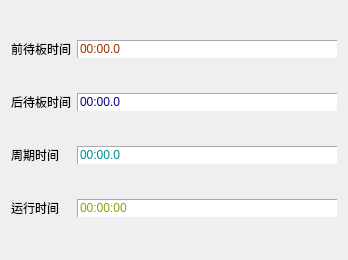
<?xml version="1.0" encoding="UTF-8"?>
<ui version="4.0">
 <class>TimeRecord</class>
 <widget class="QWidget" name="TimeRecord">
  <property name="geometry">
   <rect>
    <x>0</x>
    <y>0</y>
    <width>348</width>
    <height>260</height>
   </rect>
  </property>
  <property name="windowTitle">
   <string>时间记录</string>
  </property>
  <layout class="QGridLayout" name="gridLayout" columnstretch="0,1">
   <item row="0" column="0">
    <widget class="QLabel" name="label">
     <property name="text">
      <string>前待板时间</string>
     </property>
     <property name="buddy">
      <cstring>timeEdit</cstring>
     </property>
    </widget>
   </item>
   <item row="0" column="1">
    <widget class="QTimeEdit" name="timeEdit">
     <property name="enabled">
      <bool>false</bool>
     </property>
     <property name="styleSheet">
      <string notr="true">::up-button{width:0px;}
::down-button{width:0px;}
QTimeEdit{font: 32pt &quot;DigifaceWide&quot;;border-width:1px;border-style: inset;border-color: darkgray;color:rgb(160, 45, 0);}
</string>
     </property>
     <property name="alignment">
      <set>Qt::AlignLeading|Qt::AlignLeft|Qt::AlignVCenter</set>
     </property>
     <property name="readOnly">
      <bool>true</bool>
     </property>
     <property name="displayFormat">
      <string>mm:ss.z</string>
     </property>
    </widget>
   </item>
   <item row="3" column="0">
    <widget class="QLabel" name="label_4">
     <property name="text">
      <string>运行时间</string>
     </property>
     <property name="buddy">
      <cstring>timeEdit_4</cstring>
     </property>
    </widget>
   </item>
   <item row="3" column="1">
    <widget class="QTimeEdit" name="timeEdit_4">
     <property name="enabled">
      <bool>false</bool>
     </property>
     <property name="styleSheet">
      <string notr="true">::up-button{width:0px;}
::down-button{width:0px;}
QTimeEdit{font: 32pt &quot;DigifaceWide&quot;;border-width:1px;border-style: inset;border-color: darkgray;color:rgb(154, 154, 0);}

</string>
     </property>
     <property name="alignment">
      <set>Qt::AlignLeading|Qt::AlignLeft|Qt::AlignVCenter</set>
     </property>
     <property name="readOnly">
      <bool>true</bool>
     </property>
     <property name="displayFormat">
      <string>HH:mm:ss</string>
     </property>
    </widget>
   </item>
   <item row="1" column="0">
    <widget class="QLabel" name="label_2">
     <property name="text">
      <string>后待板时间</string>
     </property>
     <property name="buddy">
      <cstring>timeEdit_2</cstring>
     </property>
    </widget>
   </item>
   <item row="2" column="0">
    <widget class="QLabel" name="label_3">
     <property name="text">
      <string>周期时间</string>
     </property>
     <property name="buddy">
      <cstring>timeEdit_3</cstring>
     </property>
    </widget>
   </item>
   <item row="1" column="1">
    <widget class="QTimeEdit" name="timeEdit_2">
     <property name="enabled">
      <bool>false</bool>
     </property>
     <property name="styleSheet">
      <string notr="true">::up-button{width:0px;}
::down-button{width:0px;}
QTimeEdit{font: 32pt &quot;DigifaceWide&quot;;border-width:1px;border-style: inset;border-color: darkgray;color:darkblue;}
</string>
     </property>
     <property name="alignment">
      <set>Qt::AlignLeading|Qt::AlignLeft|Qt::AlignVCenter</set>
     </property>
     <property name="readOnly">
      <bool>true</bool>
     </property>
     <property name="displayFormat">
      <string>mm:ss.z</string>
     </property>
    </widget>
   </item>
   <item row="2" column="1">
    <widget class="QTimeEdit" name="timeEdit_3">
     <property name="enabled">
      <bool>false</bool>
     </property>
     <property name="styleSheet">
      <string notr="true">::up-button{width:0px;}
::down-button{width:0px;}
QTimeEdit{font: 32pt &quot;DigifaceWide&quot;;border-width:1px;border-style: inset;border-color: darkgray;color:darkcyan;}
</string>
     </property>
     <property name="alignment">
      <set>Qt::AlignLeading|Qt::AlignLeft|Qt::AlignVCenter</set>
     </property>
     <property name="readOnly">
      <bool>true</bool>
     </property>
     <property name="displayFormat">
      <string>mm:ss.z</string>
     </property>
    </widget>
   </item>
  </layout>
 </widget>
 <layoutdefault spacing="6" margin="11"/>
 <tabstops>
  <tabstop>timeEdit</tabstop>
  <tabstop>timeEdit_2</tabstop>
  <tabstop>timeEdit_3</tabstop>
  <tabstop>timeEdit_4</tabstop>
 </tabstops>
 <resources/>
 <connections/>
</ui>
